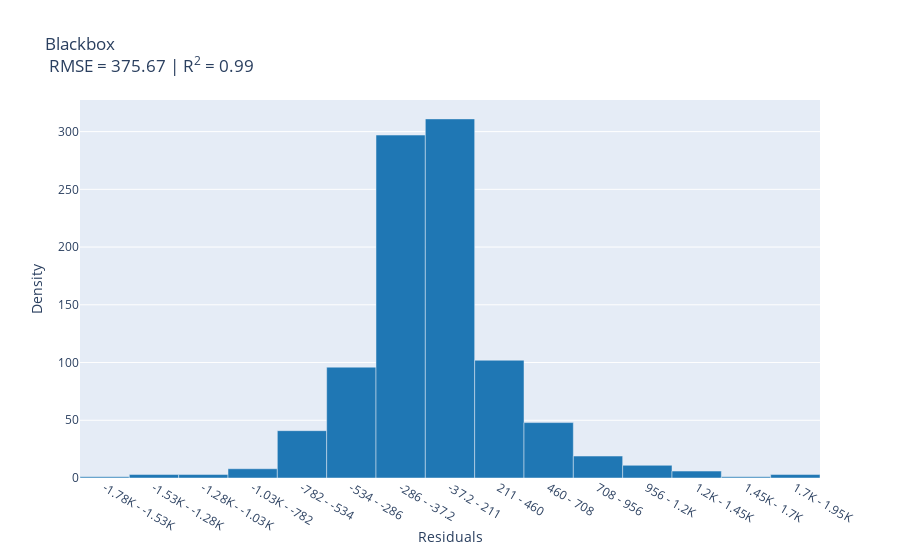

The notebook cell saved with this chart:
### Code cell
reg.get_booster().feature_names = ['f'+str(i) for i in range(len(feature_names))]
blackbox_perf = RegressionPerf(reg.predict).explain_perf(X, y, name='Blackbox')
iplot(blackbox_perf.visualize())

### Figure 1 — Plotly figure (JSON) as saved in the notebook; plotly's stock layout.template omitted (floating-point values rounded to 4 significant figures)
{"data": [{"marker": {"color": "#1f77b4"}, "name": "", "type": "bar", "width": 1, "x": ["-1.78K - -1.53K", "-1.53K - -1.28K", "-1.28K - -1.03K", "-1.03K - -782", "-782 - -534", "-534 - -286", "-286 - -37.2", "-37.2 - 211", "211 - 460", "460 - 708", "708 - 956", "956 - 1.2K", "1.2K - 1.45K", "1.45K - 1.7K", "1.7K - 1.95K"], "y": [1, 3, 3, 8, 41, 96, 297, 311, 102, 48, 19, 11, 6, 1, 3]}], "layout": {"hovermode": "closest", "showlegend": false, "title": {"text": "Blackbox <br> RMSE = 375.67 | R<sup>2</sup> = 0.99"}, "xaxis": {"title": {"text": "Residuals"}}, "yaxis": {"title": {"text": "Density"}}}}
